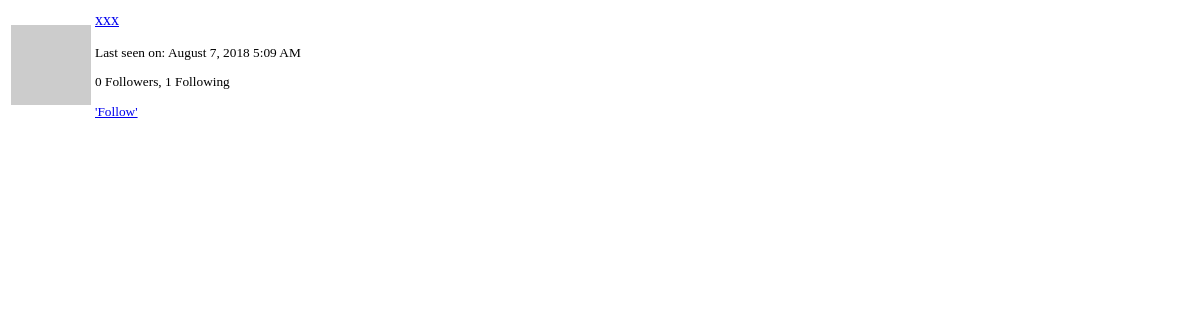
The app's page /user/xxx/popup (signed in), older data.
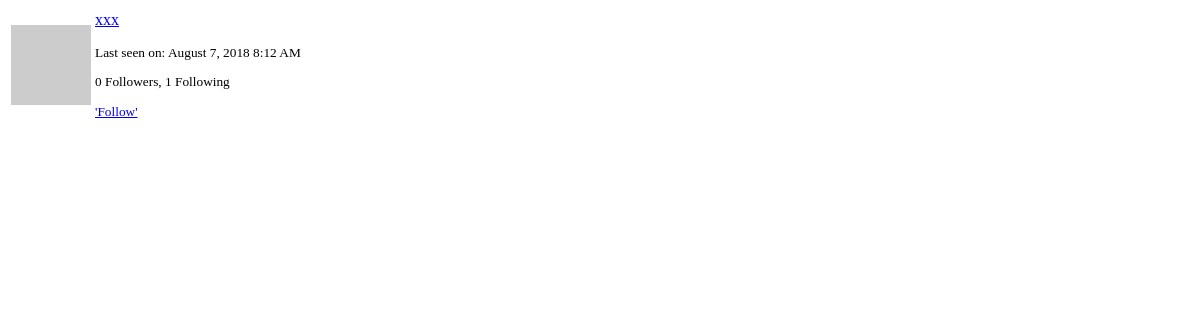
The same page, newer data.
### app/models.py (models this page shows, shortened)
class User(db.Model, UserMixin):
    __tablename__ = 'user'
    id = db.Column(db.Integer, primary_key=True)
    username = db.Column(db.String(64), index=True, unique=True)
    email = db.Column(db.String(120), index=True, unique=True)
    password_hash = db.Column(db.String(128))
    posts = db.relationship('Post', backref='author', lazy='dynamic')
    about_me = db.Column(db.String(140))
    last_seen = db.Column(db.DateTime, default=datetime.utcnow)
    followed = db.relationship(
        'User', secondary=followers,
        primaryjoin=(followers.c.follower_id == id),
        secondaryjoin=(followers.c.followed_id == id),
        backref=db.backref('followers', lazy='dynamic'),
        lazy='dynamic'
    )
    messages_sent = db.relationship('Message',
                                    foreign_keys='Message.sender_id',
                                    backref='author', lazy='dynamic')
    messages_received = db.relationship('Message',
                                        foreign_keys='Message.recipient_id',
                                        backref='recipient', lazy='dynamic')
    last_message_read_time = db.Column(db.DateTime)
    def avatar(self, size):
        digest = md5(self.email.lower().encode('utf-8')).hexdigest()
        return 'https://www.gravatar.com/avatar/{}?d=identicon&s={}'.format(digest, size)
    def is_following(self, user):
        return self.followed.filter(followers.c.followed_id == user.id).count() > 0

### app/main/views.py (the view)
@main.route('/user/<username>/popup')
@login_required
def user_popup(username):
    user = User.query.filter_by(username=username).first_or_404()
    return render_template('user_popup.html', user=user)

### app/main/views.py (called while the page is built)
@main.before_request
def before_request():
    if current_user.is_authenticated:
        current_user.last_seen = datetime.utcnow()
        db.session.commit()
        g.search_form = SearchForm()

### app/models.py (called while the page is built)
@login_manager.user_loader
def load_user(id):
    return User.query.get(int(id))

    @classmethod
    def before_commit(cls, session):
        session._changes = {
            'add': list(session.new),
            'update': list(session.dirty),
            'delete': list(session.deleted)
        }

    @classmethod
    def after_commit(cls, session):
        for obj in session._changes['add']:
            if isinstance(obj, SearchableMixin):
                add_to_index(obj.__tablename__, obj)
        for obj in session._changes['update']:
            if isinstance(obj, SearchableMixin):
                add_to_index(obj.__tablename__, obj)
        for obj in session._changes['delete']:
            if isinstance(obj, SearchableMixin):
                remove_from_index(obj.__tablename__, obj)
        session._changes = None

### app/templates/user_popup.html (shortened to what this page needs)
<table class="table">
    <tr>
        <td width="64" style="border: 0px;"><img src="{{ user.avatar(64) }}"></td>
        <td style="border: 0px;">
            <p><a href="{{ url_for('main.user_profile', username=user.username) }}">{{ user.username }}</a></p>
            <small>
                {% if user.last_seen %}
                <p>Last seen on: {{ moment(user.last_seen).format('LLL') }}</p>
                {% endif %}
                <p>{{ user.followers.count() }} Followers, {{ user.followed.count() }} Following</p>
                {% if user != current_user %}
                    {% if not current_user.is_following(user) %}
                    <a href="{{ url_for('main.follow', username=user.username) }}">'Follow'</a>
                    {% else %}
                    <a href="{{ url_for('main.unfollow', username=user.username) }}">{{ 'Unfollow' }}</a>
                    {% endif %}
                {% endif %}
            </small>
        </td>
    </tr>
</table>

Row changes from the older to the newer data that the page shows:
changed User "xxx": last_seen "August 7, 2018 5:09 AM" → "August 7, 2018 8:12 AM"
